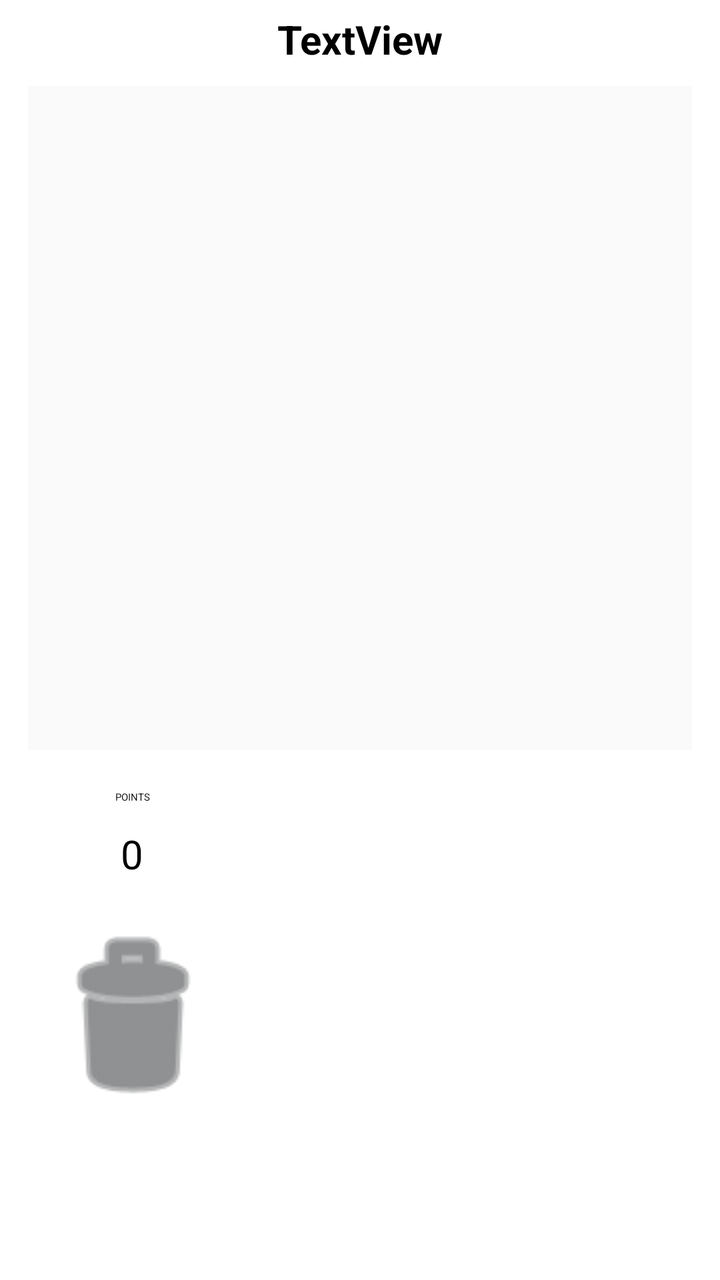
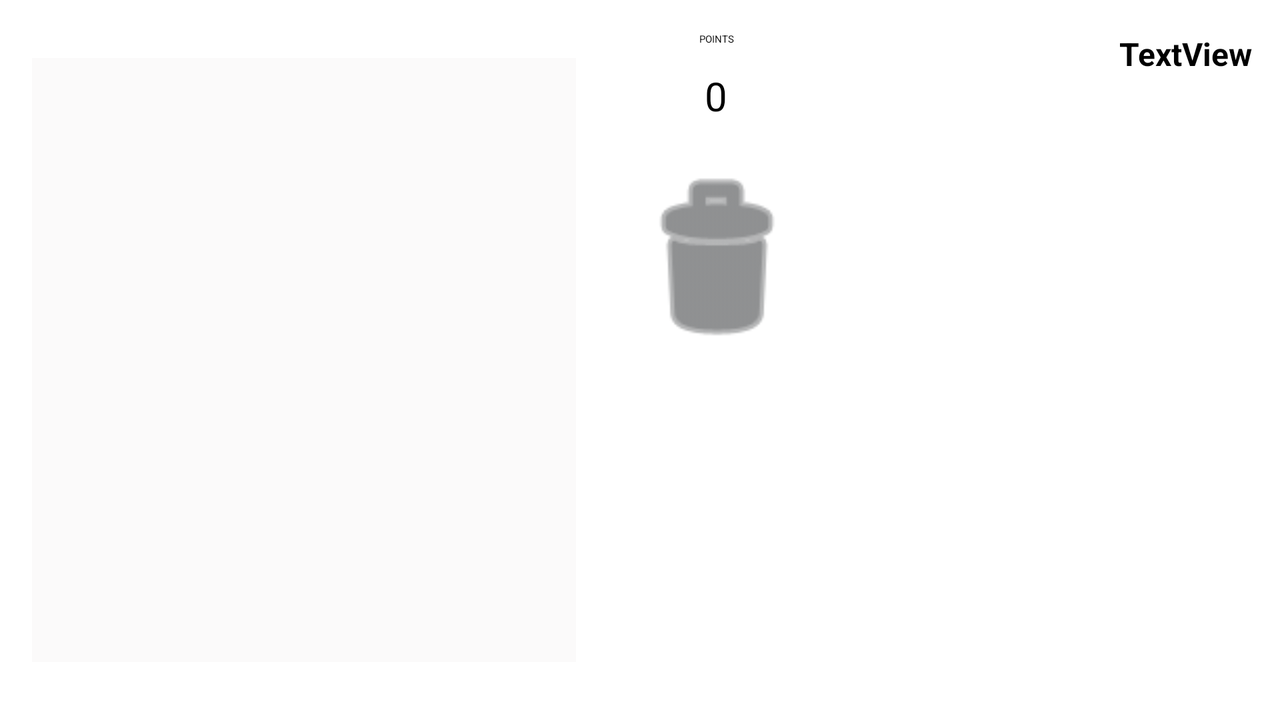

One screen, two layout resources from the same app: the default and the repository's alternative for another configuration. Each is rendered where Android would select it; the XML of both is given below.
<!-- AndroidManifest.xml: application theme Theme.MidTerm -->
<!-- res/layout/activity_main.xml -->
<LinearLayout xmlns:android="http://schemas.android.com/apk/res/android"
    xmlns:app="http://schemas.android.com/apk/res-auto"
    xmlns:tools="http://schemas.android.com/tools"
    android:id="@+id/layoutMain"
    android:layout_width="match_parent"
    android:layout_height="match_parent"
    android:orientation="vertical"
    android:padding="6dp">


    <TextView
        android:id="@+id/txtUsername"
        android:layout_width="match_parent"
        android:layout_height="wrap_content"
        android:text="TextView"
        android:textAlignment="center"
        android:textColor="@color/black"
        android:textSize="20sp"
        android:textStyle="bold" />

    <androidx.constraintlayout.widget.ConstraintLayout
        android:id="@+id/layoutPlay"
        android:layout_width="wrap_content"
        android:layout_height="wrap_content"
        android:layout_gravity="center_horizontal"
        android:layout_marginTop="10dp"
        android:layout_marginBottom="20dp"
        android:background="#FBFAFA">

        <LinearLayout
            android:id="@+id/layout9"
            android:layout_width="100dp"
            android:layout_height="100dp"
            android:layout_marginStart="8dp"
            android:layout_marginTop="8dp"
            android:layout_marginEnd="8dp"
            android:layout_marginBottom="8dp"
            android:orientation="vertical"
            app:layout_constraintBottom_toBottomOf="parent"
            app:layout_constraintEnd_toEndOf="parent"
            app:layout_constraintStart_toEndOf="@+id/layout8"
            app:layout_constraintTop_toBottomOf="@+id/layout6"
            app:layout_constraintVertical_bias="0.0"></LinearLayout>

        <LinearLayout
            android:id="@+id/layout6"
            android:layout_width="100dp"
            android:layout_height="100dp"
            android:layout_marginStart="8dp"
            android:layout_marginTop="8dp"
            android:layout_marginEnd="8dp"
            android:orientation="vertical"
            app:layout_constraintEnd_toEndOf="parent"
            app:layout_constraintStart_toEndOf="@+id/layout5"
            app:layout_constraintTop_toBottomOf="@+id/layout3"></LinearLayout>

        <LinearLayout
            android:id="@+id/layout8"
            android:layout_width="100dp"
            android:layout_height="100dp"
            android:layout_marginStart="8dp"
            android:layout_marginTop="8dp"
            android:layout_marginBottom="8dp"
            android:orientation="vertical"
            app:layout_constraintBottom_toBottomOf="parent"
            app:layout_constraintStart_toEndOf="@+id/layout7"
            app:layout_constraintTop_toBottomOf="@+id/layout5"
            app:layout_constraintVertical_bias="0.0"></LinearLayout>

        <LinearLayout
            android:id="@+id/layout5"
            android:layout_width="100dp"
            android:layout_height="100dp"
            android:layout_marginStart="8dp"
            android:layout_marginTop="8dp"
            android:orientation="vertical"
            app:layout_constraintStart_toEndOf="@+id/layout4"
            app:layout_constraintTop_toBottomOf="@+id/layout2"></LinearLayout>

        <LinearLayout
            android:id="@+id/layout7"
            android:layout_width="100dp"
            android:layout_height="100dp"
            android:layout_marginStart="8dp"
            android:layout_marginTop="8dp"
            android:layout_marginBottom="8dp"
            android:orientation="vertical"
            app:layout_constraintBottom_toBottomOf="parent"
            app:layout_constraintStart_toStartOf="parent"
            app:layout_constraintTop_toBottomOf="@+id/layout4"
            app:layout_constraintVertical_bias="0.0"></LinearLayout>

        <LinearLayout
            android:id="@+id/layout1"
            android:layout_width="100dp"
            android:layout_height="100dp"
            android:layout_marginStart="8dp"
            android:layout_marginTop="8dp"
            android:orientation="vertical"
            app:layout_constraintStart_toStartOf="parent"
            app:layout_constraintTop_toTopOf="parent"></LinearLayout>

        <LinearLayout
            android:id="@+id/layout4"
            android:layout_width="100dp"
            android:layout_height="100dp"
            android:layout_marginStart="8dp"
            android:layout_marginTop="8dp"
            android:orientation="vertical"
            app:layout_constraintStart_toStartOf="parent"
            app:layout_constraintTop_toBottomOf="@+id/layout1"></LinearLayout>

        <LinearLayout
            android:id="@+id/layout2"
            android:layout_width="100dp"
            android:layout_height="100dp"
            android:layout_marginStart="8dp"
            android:layout_marginTop="8dp"
            android:orientation="vertical"
            app:layout_constraintStart_toEndOf="@+id/layout1"
            app:layout_constraintTop_toTopOf="parent"></LinearLayout>

        <LinearLayout
            android:id="@+id/layout3"
            android:layout_width="100dp"
            android:layout_height="100dp"
            android:layout_marginStart="8dp"
            android:layout_marginTop="8dp"
            android:layout_marginEnd="8dp"
            android:orientation="vertical"
            app:layout_constraintEnd_toEndOf="parent"
            app:layout_constraintStart_toEndOf="@+id/layout2"
            app:layout_constraintTop_toTopOf="parent"></LinearLayout>

    </androidx.constraintlayout.widget.ConstraintLayout>

    <LinearLayout
        android:layout_width="match_parent"
        android:layout_height="match_parent"
        android:layout_marginLeft="10dp"
        android:layout_marginRight="10dp"
        android:orientation="horizontal">

        <LinearLayout
            android:id="@+id/layoutControl"
            android:layout_width="wrap_content"
            android:layout_height="wrap_content"
            android:layout_gravity="left"
            android:layout_marginRight="10dp"
            android:orientation="vertical">

            <TextView
                android:id="@+id/textView"
                android:layout_width="match_parent"
                android:layout_height="wrap_content"
                android:text="POINTS"
                android:textAlignment="center" />

            <TextView
                android:id="@+id/txtPoint"
                android:layout_width="match_parent"
                android:layout_height="50dp"
                android:gravity="center"
                android:text="0"
                android:textAlignment="gravity"
                android:textSize="20sp" />

            <Button
                android:id="@+id/btnAddImage"
                android:layout_width="wrap_content"
                android:layout_height="wrap_content"
                android:backgroundTint="#80251F"
                android:onClick="openImagePicker"
                android:text="@string/btnAddImage"
                android:textColor="@color/white" />

            <LinearLayout
                android:id="@+id/layoutDelete"
                android:layout_width="100dp"
                android:layout_height="100dp"
                android:layout_gravity="center_horizontal"
                android:background="@android:drawable/ic_menu_delete"
                android:backgroundTint="@color/material_dynamic_neutral30"
                android:orientation="horizontal">

            </LinearLayout>

        </LinearLayout>

        <androidx.constraintlayout.widget.ConstraintLayout
            android:id="@+id/layoutImage"
            android:layout_width="match_parent"
            android:layout_height="match_parent">

            <Button
                android:id="@+id/btnFinish"
                android:layout_width="125dp"
                android:layout_height="62dp"
                android:layout_marginEnd="8dp"
                android:layout_marginBottom="8dp"
                android:backgroundTint="#80251F"
                android:text="@string/btnFinish"
                android:textColor="@color/white"
                app:layout_constraintBottom_toTopOf="@+id/btnChangeBG"
                app:layout_constraintEnd_toEndOf="parent"
                app:layout_constraintHorizontal_bias="1.0"
                app:layout_constraintStart_toStartOf="parent" />

            <ImageView
                android:id="@+id/imgUploaded"
                android:layout_width="50dp"
                android:layout_height="50dp"
                android:layout_gravity="center"
                android:background="@color/white"
                android:padding="2dp"
                app:layout_constraintBottom_toBottomOf="parent"
                app:layout_constraintEnd_toEndOf="parent"
                app:layout_constraintHorizontal_bias="0.0"
                app:layout_constraintStart_toStartOf="parent"
                app:layout_constraintTop_toTopOf="parent"
                app:layout_constraintVertical_bias="0.0" />

            <Button
                android:id="@+id/btnChangeBG"
                android:layout_width="125dp"
                android:layout_height="62dp"
                android:layout_marginEnd="8dp"
                android:layout_marginBottom="16dp"
                android:backgroundTint="#80251F"
                android:text="@string/btnChangeBG"
                android:textColor="@color/white"
                app:layout_constraintBottom_toBottomOf="parent"
                app:layout_constraintEnd_toEndOf="parent"
                app:layout_constraintHorizontal_bias="1.0"
                app:layout_constraintStart_toStartOf="parent" />
        </androidx.constraintlayout.widget.ConstraintLayout>

    </LinearLayout>

</LinearLayout>
<!-- resources referenced by this layout -->
<resources>
  <string name="btnAddImage">Add Image</string>
  <string name="btnChangeBG">Change Background</string>
  <string name="btnFinish">Finish</string>
</resources>
<!-- res/layout-land/activity_main.xml (the repository's variant of the layout above) -->
<!-- drawn on the phone turned sideways -->
<LinearLayout xmlns:android="http://schemas.android.com/apk/res/android"
    xmlns:app="http://schemas.android.com/apk/res-auto"
    xmlns:tools="http://schemas.android.com/tools"
    android:id="@+id/layoutMain"
    android:layout_width="match_parent"
    android:layout_height="match_parent"
    android:padding="6dp">


    <androidx.constraintlayout.widget.ConstraintLayout
        android:id="@+id/layoutPlay"
        android:layout_width="wrap_content"
        android:layout_height="wrap_content"
        android:layout_gravity="center_vertical"
        android:layout_marginLeft="10dp"
        android:layout_marginRight="20dp"
        android:background="#FBFAFA">

        <LinearLayout
            android:id="@+id/layout9"
            android:layout_width="80dp"
            android:layout_height="90dp"
            android:layout_marginStart="8dp"
            android:layout_marginTop="8dp"
            android:layout_marginEnd="8dp"
            android:orientation="vertical"
            app:layout_constraintBottom_toBottomOf="parent"
            app:layout_constraintEnd_toEndOf="parent"
            app:layout_constraintHorizontal_bias="0.0"
            app:layout_constraintStart_toEndOf="@+id/layout8"
            app:layout_constraintTop_toBottomOf="@+id/layout6"
            app:layout_constraintVertical_bias="0.0"></LinearLayout>

        <LinearLayout
            android:id="@+id/layout6"
            android:layout_width="80dp"
            android:layout_height="90dp"
            android:layout_marginStart="8dp"
            android:layout_marginTop="8dp"
            android:layout_marginEnd="8dp"
            android:orientation="vertical"
            app:layout_constraintEnd_toEndOf="parent"
            app:layout_constraintHorizontal_bias="0.0"
            app:layout_constraintStart_toEndOf="@+id/layout5"
            app:layout_constraintTop_toBottomOf="@+id/layout3"></LinearLayout>

        <LinearLayout
            android:id="@+id/layout8"
            android:layout_width="80dp"
            android:layout_height="90dp"
            android:layout_marginStart="8dp"
            android:layout_marginTop="8dp"
            android:orientation="vertical"
            app:layout_constraintBottom_toBottomOf="parent"
            app:layout_constraintStart_toEndOf="@+id/layout7"
            app:layout_constraintTop_toBottomOf="@+id/layout5"
            app:layout_constraintVertical_bias="0.0"></LinearLayout>

        <LinearLayout
            android:id="@+id/layout5"
            android:layout_width="80dp"
            android:layout_height="90dp"
            android:layout_marginStart="8dp"
            android:layout_marginTop="8dp"
            android:orientation="vertical"
            app:layout_constraintStart_toEndOf="@+id/layout4"
            app:layout_constraintTop_toBottomOf="@+id/layout2"></LinearLayout>

        <LinearLayout
            android:id="@+id/layout7"
            android:layout_width="80dp"
            android:layout_height="90dp"
            android:layout_marginStart="8dp"
            android:layout_marginTop="8dp"
            android:layout_marginBottom="8dp"
            android:orientation="vertical"
            app:layout_constraintBottom_toBottomOf="parent"
            app:layout_constraintStart_toStartOf="parent"
            app:layout_constraintTop_toBottomOf="@+id/layout4"
            app:layout_constraintVertical_bias="0.0"></LinearLayout>

        <LinearLayout
            android:id="@+id/layout1"
            android:layout_width="80dp"
            android:layout_height="90dp"
            android:layout_marginStart="8dp"
            android:layout_marginTop="8dp"
            android:orientation="vertical"
            app:layout_constraintStart_toStartOf="parent"
            app:layout_constraintTop_toTopOf="parent"></LinearLayout>

        <LinearLayout
            android:id="@+id/layout4"
            android:layout_width="80dp"
            android:layout_height="90dp"
            android:layout_marginStart="8dp"
            android:layout_marginTop="8dp"
            android:orientation="vertical"
            app:layout_constraintStart_toStartOf="parent"
            app:layout_constraintTop_toBottomOf="@+id/layout1"></LinearLayout>

        <LinearLayout
            android:id="@+id/layout2"
            android:layout_width="80dp"
            android:layout_height="90dp"
            android:layout_marginStart="8dp"
            android:layout_marginTop="8dp"
            android:orientation="vertical"
            app:layout_constraintStart_toEndOf="@+id/layout1"
            app:layout_constraintTop_toTopOf="parent"></LinearLayout>

        <LinearLayout
            android:id="@+id/layout3"
            android:layout_width="80dp"
            android:layout_height="90dp"
            android:layout_marginStart="8dp"
            android:layout_marginTop="8dp"
            android:layout_marginEnd="8dp"
            android:orientation="vertical"
            app:layout_constraintEnd_toEndOf="parent"
            app:layout_constraintStart_toEndOf="@+id/layout2"
            app:layout_constraintTop_toTopOf="parent"></LinearLayout>
    </androidx.constraintlayout.widget.ConstraintLayout>

    <LinearLayout
        android:layout_width="match_parent"
        android:layout_height="match_parent"
        android:layout_marginTop="10dp"
        android:layout_marginBottom="10dp"
        android:orientation="horizontal">

        <LinearLayout
            android:id="@+id/layoutControl"
            android:layout_width="wrap_content"
            android:layout_height="wrap_content"
            android:layout_gravity="left"
            android:layout_marginRight="10dp"
            android:orientation="vertical">

            <TextView
                android:id="@+id/textView"
                android:layout_width="match_parent"
                android:layout_height="wrap_content"
                android:text="POINTS"
                android:textAlignment="center" />

            <TextView
                android:id="@+id/txtPoint"
                android:layout_width="match_parent"
                android:layout_height="50dp"
                android:gravity="center"
                android:text="0"
                android:textAlignment="gravity"
                android:textSize="20sp" />

            <Button
                android:id="@+id/btnAddImage"
                android:layout_width="wrap_content"
                android:layout_height="wrap_content"
                android:backgroundTint="#80251F"
                android:onClick="openImagePicker"
                android:text="@string/btnAddImage"
                android:textColor="@color/white" />

            <LinearLayout
                android:id="@+id/layoutDelete"
                android:layout_width="100dp"
                android:layout_height="100dp"
                android:background="@android:drawable/ic_menu_delete"
                android:backgroundTint="@color/material_dynamic_neutral30"
                android:orientation="horizontal">

            </LinearLayout>

        </LinearLayout>

        <androidx.constraintlayout.widget.ConstraintLayout
            android:id="@+id/layoutImage"
            android:layout_width="match_parent"
            android:layout_height="match_parent">

            <Button
                android:id="@+id/btnFinish"
                android:layout_width="125dp"
                android:layout_height="62dp"
                android:layout_marginEnd="8dp"
                android:layout_marginBottom="8dp"
                android:backgroundTint="#80251F"
                android:text="@string/btnFinish"
                android:textColor="@color/white"
                app:layout_constraintBottom_toTopOf="@+id/btnChangeBG"
                app:layout_constraintEnd_toEndOf="parent"
                app:layout_constraintHorizontal_bias="0.996"
                app:layout_constraintStart_toStartOf="parent"
                app:layout_constraintTop_toBottomOf="@+id/txtUsername"
                app:layout_constraintVertical_bias="1.0" />

            <ImageView
                android:id="@+id/imgUploaded"
                android:layout_width="50dp"
                android:layout_height="50dp"
                android:layout_gravity="center"
                android:background="@color/white"
                android:padding="2dp"
                app:layout_constraintBottom_toBottomOf="parent"
                app:layout_constraintEnd_toEndOf="parent"
                app:layout_constraintHorizontal_bias="0.004"
                app:layout_constraintStart_toStartOf="parent"
                app:layout_constraintTop_toTopOf="parent"
                app:layout_constraintVertical_bias="0.006" />

            <Button
                android:id="@+id/btnChangeBG"
                android:layout_width="125dp"
                android:layout_height="62dp"
                android:layout_marginEnd="8dp"
                android:layout_marginBottom="16dp"
                android:backgroundTint="#80251F"
                android:text="@string/btnChangeBG"
                android:textColor="@color/white"
                app:layout_constraintBottom_toBottomOf="parent"
                app:layout_constraintEnd_toEndOf="parent"
                app:layout_constraintHorizontal_bias="1.0"
                app:layout_constraintStart_toStartOf="parent" />

            <TextView
                android:id="@+id/txtUsername"
                android:layout_width="wrap_content"
                android:layout_height="wrap_content"
                android:layout_marginEnd="8dp"
                android:text="TextView"
                android:textAlignment="center"
                android:textAllCaps="false"
                android:textColor="@color/black"
                android:textSize="16sp"
                android:textStyle="bold"
                app:layout_constraintEnd_toEndOf="parent"
                app:layout_constraintTop_toTopOf="parent" />
        </androidx.constraintlayout.widget.ConstraintLayout>

    </LinearLayout>

</LinearLayout>
